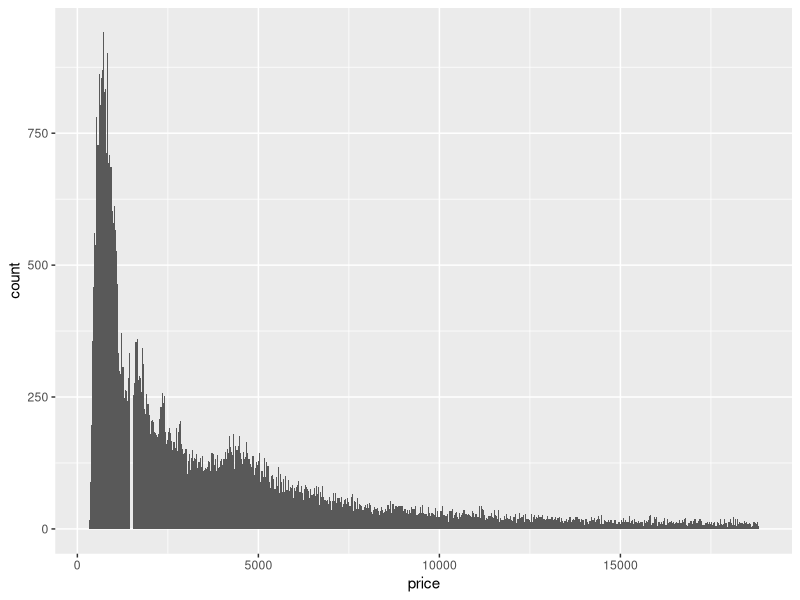
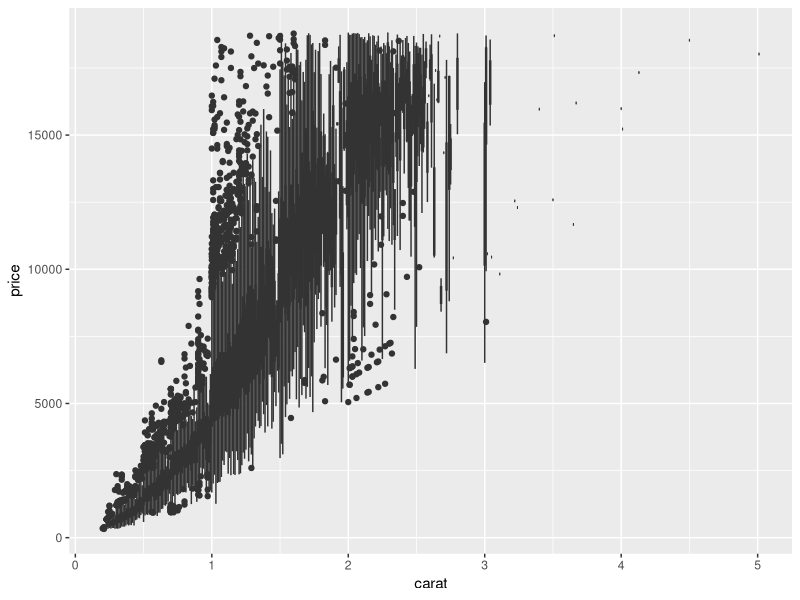
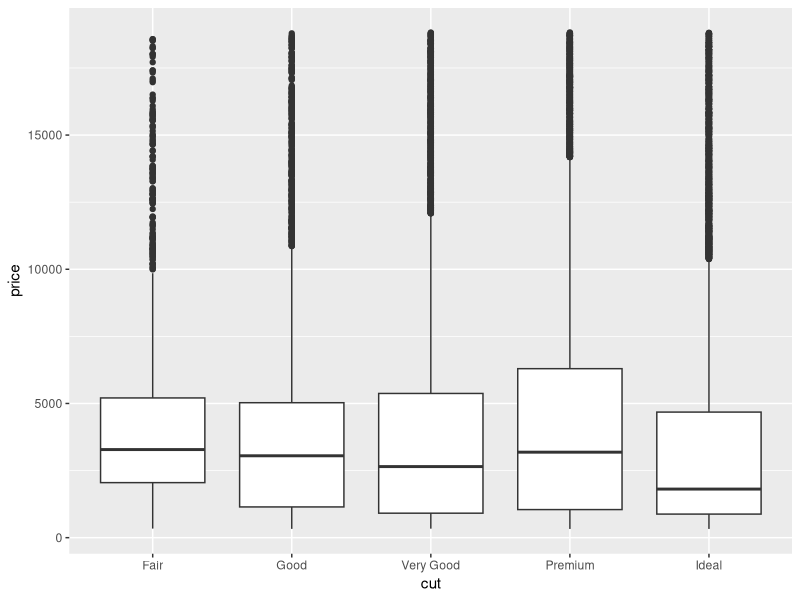
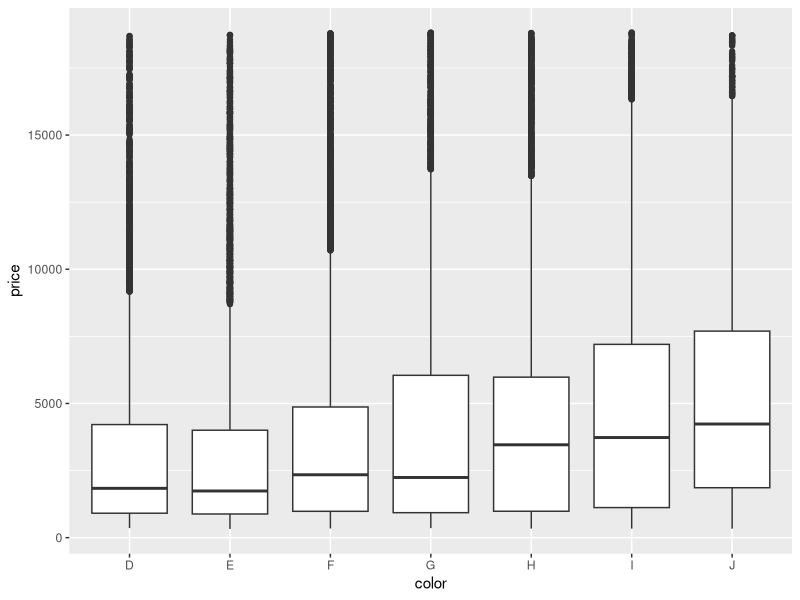
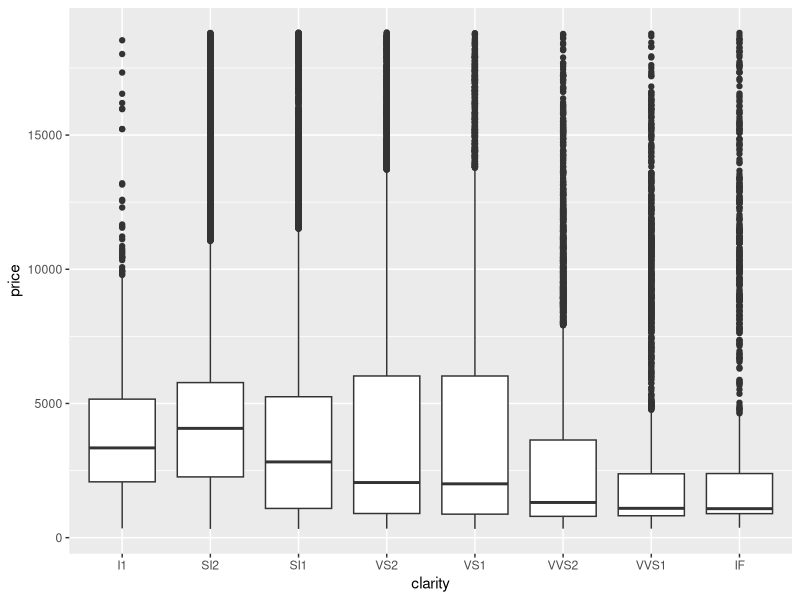
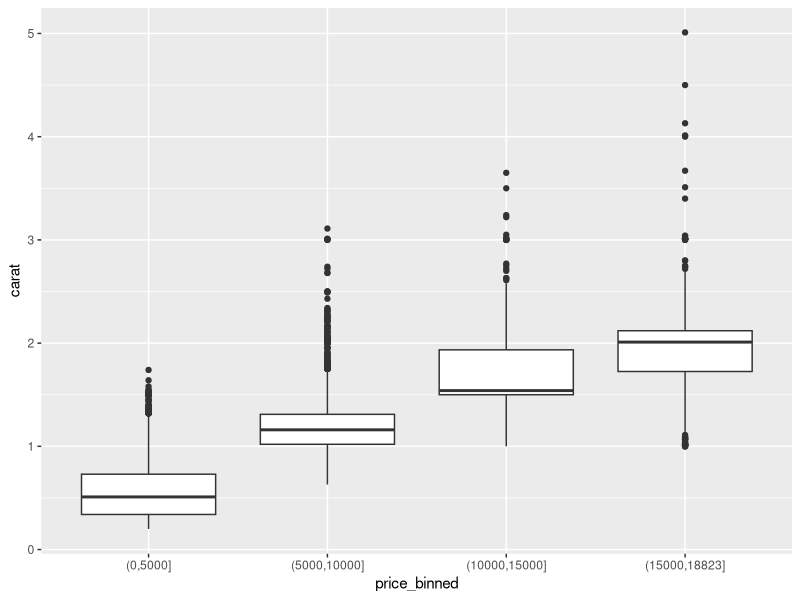

The R script that drew these images, in order:
#' --- 
#' title: "r4ds exercise 3" 
#' author: Robby Byrne 
#' date: April 10, 2018 
#' output: github_document 
#' ---

knitr::opts_chunk$set(echo = TRUE) 

library(tidyverse)

?diamonds

summary(diamonds$price)

###Question 1 


diamonds %>% 
  ggplot(aes(x = price)) + 
  geom_histogram(binwidth = 30)


### Question 2 

diamonds %>%
  ggplot(aes(x = carat, y = price, group = carat)) +
  geom_boxplot()

diamonds %>%
  ggplot(aes(x = cut, y = price)) +
  geom_boxplot()

diamonds %>%
  ggplot(aes(x = color, y = price)) +
  geom_boxplot()

diamonds %>%
  ggplot(aes(x = clarity, y = price)) +
  geom_boxplot()

# carat has the biggest effect on price 

####### Question 3 

diamonds %>%
  filter(!is.na(carat), !is.na(price)) %>%
  mutate(price_binned = cut(price, breaks=c(seq(0, max(price), 5000), 
                                            max(price)), dig.lab=10)) %>%
  ggplot(., aes(price_binned, carat)) + 
  geom_boxplot()
